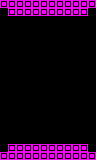

This game map was drawn from its Tiled (.tmx) file and the tilesets committed beside it. A one-line description and the trimmed map source follow:
An orthogonal 12x20 tile map with 8x8 px tiles, 1 tile layer (main) and 10 objects (10x proximity).

<map version="1.0" orientation="orthogonal" renderorder="right-down" width="12" height="20" tilewidth="8" tileheight="8" nextobjectid="435">
 <properties>
  <property name="type" value="open" />
 </properties>
 <tileset firstgid="1" name="tiles" tilewidth="8" tileheight="8" tilecount="24" columns="6">
  <image source="../../../images/tiles.png" width="48" height="32" />
  <tile id="1">
   <properties>
    <property name="type" value="open" />
   </properties>
  </tile>
 </tileset>
 <layer name="main" width="12" height="20">
  <data>[240 cells, 44 non-empty, 1 distinct tile ids]</data>
 </layer>
 <objectgroup name="objects" />
 <objectgroup name="hazards">
  <object id="424" type="proximity" gid="4" x="16" y="144" width="8" height="8" />
  <object id="425" type="proximity" gid="4" x="32" y="144" width="8" height="8" />
  <object id="426" type="proximity" gid="4" x="48" y="144" width="8" height="8" />
  <object id="427" type="proximity" gid="4" x="64" y="144" width="8" height="8" />
  <object id="428" type="proximity" gid="1073741828" x="24" y="24" width="8" height="8" />
  <object id="429" type="proximity" gid="1073741828" x="40" y="24" width="8" height="8" />
  <object id="430" type="proximity" gid="1073741828" x="56" y="24" width="8" height="8" />
  <object id="431" type="proximity" gid="1073741828" x="72" y="24" width="8" height="8" />
  <object id="432" type="proximity" gid="1073741828" x="8" y="24" width="8" height="8" />
  <object id="434" type="proximity" gid="4" x="80" y="144" width="8" height="8" />
 </objectgroup>
 <objectgroup name="enemies" />
</map>
